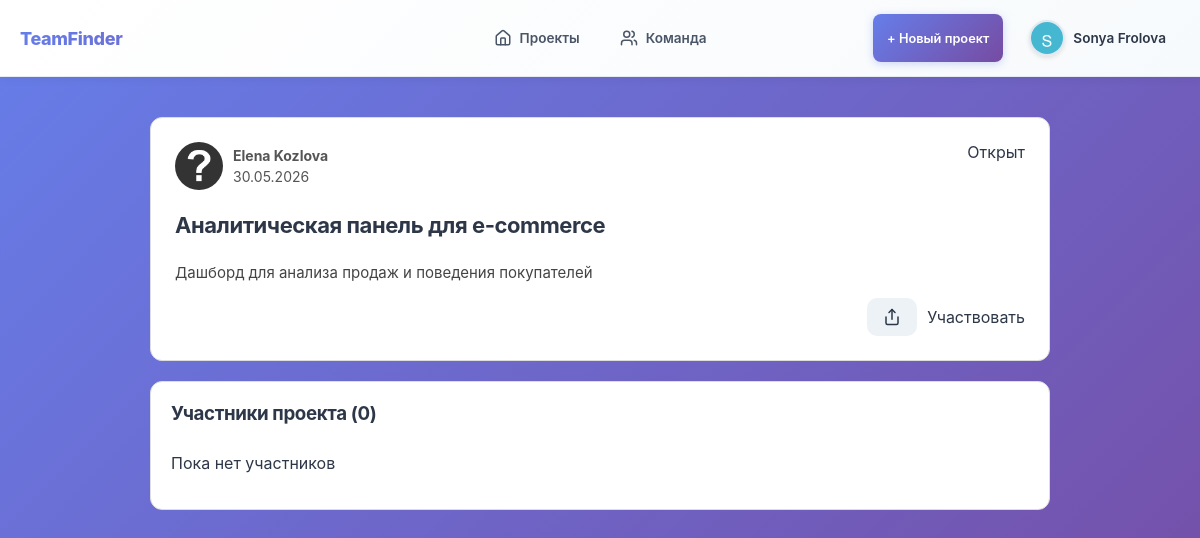
/projects/6/ (signed in), run on the app's committed database.
### users/models.py (models this page shows, shortened)
class User(AbstractUser):
    username = None
    email = models.EmailField(unique=True)
    name = models.CharField(max_length=124)
    surname = models.CharField(max_length=124)
    avatar = models.ImageField(
        upload_to="avatars/", blank=True, null=True
    )
    phone = models.CharField(max_length=12, blank=True)
    github_url = models.URLField(blank=True)
    about = models.TextField(max_length=256, blank=True)
    skills = models.ManyToManyField(Skill, blank=True, related_name="users")
    is_active = models.BooleanField(default=True)
    is_staff = models.BooleanField(default=False)
    USERNAME_FIELD = "email"
    REQUIRED_FIELDS = ["name", "surname"]
    objects = UserManager()

### projects/models.py (models this page shows, shortened)
class Project(models.Model):
    name = models.CharField(max_length=200, verbose_name="Название")
    description = models.TextField(blank=True, verbose_name="Описание")
    owner = models.ForeignKey(
        settings.AUTH_USER_MODEL,
        on_delete=models.CASCADE,
        related_name="owned_projects",
        verbose_name="Владелец",
    )
    created_at = models.DateTimeField(auto_now_add=True, verbose_name="Дата создания")
    github_url = models.URLField(blank=True, verbose_name="Ссылка на GitHub")
    status = models.CharField(
        max_length=6, choices=STATUS_CHOICES, default=STATUS_OPEN, verbose_name="Статус"
    )
    participants = models.ManyToManyField(
        settings.AUTH_USER_MODEL,
        blank=True,
        related_name="participated_projects",
        verbose_name="Участники",
    )
    favorited_by = models.ManyToManyField(
        settings.AUTH_USER_MODEL,
        blank=True,
        related_name="favorite_projects",
        through="Favorite",
        verbose_name="В избранном у",
    )
    required_skills = models.ManyToManyField(
        "users.Skill",
        blank=True,
        related_name="projects",
        verbose_name="Необходимые навыки",
    )
    class Meta:
        ordering = ["-created_at"]
        verbose_name = "Проект"
        verbose_name_plural = "Проекты"

### projects/views.py (the view)
# urls.py: path("<int:project_id>/", views.project_detail, name="project_detail"),
def project_detail(request, project_id):
    project = get_object_or_404(Project.objects.select_related("owner"), id=project_id)
    is_participant = request.user in project.participants.all()
    is_favorited = False
    if request.user.is_authenticated:
        is_favorited = Favorite.objects.filter(
            user=request.user, project=project
        ).exists()
    return render(
        request,
        "projects/project-details.html",
        {
            "project": project,
            "is_participant": is_participant,
            "is_favorited": is_favorited,
        },
    )

### templates/projects/project-details.html (shortened to what this page needs)
{% extends 'base.html' %}
{% load static %}
{% block extra_css %}
<link rel="stylesheet" href="{% static 'css/project_details.css' %}">
{% endblock %}
{% with page_id="project" %}
{% block content %}
<div class="project-container">
    <div class="project-card">
        <div class="project-card-header">
            <a href="/users/{{ project.owner.id }}">
                <div class="project-card-header-left">
                    {% if project.owner.avatar %}
                        <img src="{{ project.owner.avatar.url }}" alt="Аватар автора" class="project-author-avatar">
                    {% else %}
                        <img src="{% static 'images/default-avatar.png' %}" alt="Аватар по умолчанию" class="project-author-avatar">
                    {% endif %}
                    <div class="project-meta">
                        <span class="project-author">{{ project.owner.name }} {{ project.owner.surname }}</span>
                        <span class="project-date">{{ project.created_at|date:"d.m.Y" }}</span>
                    </div>
                </div>
            </a>
            <div class="project-card-header-right">
                <span class="project-status-black">
                    {% if project.status == "open" %}
                        Открыт
                    {% elif project.status == "closed" %}
                        Закрыт
                    {% else %}
                        {{ project.status }}
                    {% endif %}
                </span>
            </div>
        </div>
        <div class="project-card-body">
                <h2 class="project-title">{{ project.name }}</h2>
                <p class="project-description">{{ project.description }}</p>
        </div>
        <div class="project-actions">
            <a href="#"
               class="black-button black-button-share share-button"
               data-url="/projects/{{ project.id }}">
            </a>
            {% if user.id == project.owner.id %}
                <a href="/projects/{{ project.id }}/edit" class="black-button">
                    {% include 'includes/svg/pen.html' %}
                    Редактировать
                </a>
                {% if project.status == "open" %}
                    <button class="black-button" id="complete-project-btn" data-id="{{ project.id }}">
                        Завершить проект
                    </button>
                {% endif %}
            {% else %}
                {% if user.is_authenticated %}
                    <button id="participate-btn" class="black-button"
                            data-project="{{ project.id }}"
                            data-user-id="{{ request.user.id }}"
                            data-user-name="{{ request.user.name }} {{ request.user.surname }}"
                            data-user-avatar="{% if request.user.avatar %}{{ request.user.avatar.url }}{% else %}{% static 'images/default-avatar.png' %}{% endif %}"
                    >
                        {% if request.user in project.participants.all %}
                            Отказаться от участия
                        {% else %}
                            Участвовать
                        {% endif %}
                    </button>
                {% endif %}
            {% endif %}
        </div>
    </div>
    <div class="project-participants-card">
    <h3>Участники проекта (<span id="participants-count" style="display:inline">{{ project.participants.all|length }}</span>)</h3>
    <div id="participants-list" class="participants-list">
        {% for member in project.participants.all %}
        <a href="/users/{{ member.id }}" id="participant-{{ member.id }}">
            <div class="participant-item">
                {% if member.avatar %}
                    <img src="{{ member.avatar.url }}" alt="Аватар" class="participant-avatar">
                {% else %}
                    <img src="{% static 'images/default-avatar.png' %}" alt="Аватар по умолчанию" class="participant-avatar">
                {% endif %}
                <div class="participant-info">
                    <span class="participant-name">{{ member.name }} {{ member.surname }}</span>
                    <span class="participant-role">
                        {% if member.id == project.owner.id %}Автор проекта{% else %}Участник{% endif %}
                    </span>
                </div>
            </div>
        </a>
        {% empty %}
        <p id="no-participants">Пока нет участников</p>
        {% endfor %}
        </div>
    </div>
</div>
{% endblock %}
{% endwith %}

### templates/includes/header.html (shortened to what this page needs)
{% load static %}
<header class="site-header">
    <div class="container">
        <div class="header-content">
            <a href="/projects/list/" class="logo-link">TeamFinder</a>
            <nav class="main-nav">
                <a href="/projects/list/" class="nav-link">
                    <p>Проекты</p>
                </a>
                <a href="/users/list/" class="nav-link">
                    <p>Команда</p>
                </a>
            </nav>
            <div class="user-actions">
                {% if request.user.is_authenticated %}
                <a href="{% url 'projects:create_project' %}" class="action-button nav-link">
                    + Новый проект
                </a>
                <a class="user-menu nav-link">
                    {% if request.user.avatar %}
                        <img src="{{ request.user.avatar.url }}" alt="Аватар пользователя" class="avatar">
                    {% else %}
                        <img src="{% static 'images/default-avatar.png' %}" alt="Аватар по умолчанию" class="avatar">
                    {% endif %}
                    <span class="username">{{ request.user.name }} {{ request.user.surname }}</span>
                </a>
                {% endif %}
            </div>
        </div>
    </div>
</header>

### static/css/base.css (style rules this page uses)
html { overflow-y: scroll; scroll-behavior: smooth; }
body { margin: 0; padding: 0; font-family: 'Inter', 'Roboto', 'Segoe UI', Tahoma, sans-serif; background: linear-gradient(135deg, #667eea 0%, #764ba2 100%); background-attachment: fixed; color: #2d3748; min-height: 100vh; }
h1, h2, h3, h4, h5, h6 { font-weight: 700; letter-spacing: -0.02em; }
a { color: inherit; text-decoration: none; transition: color 0.2s ease; }
button { padding: 0; border: none; font: inherit; color: inherit; background-color: transparent; cursor: pointer; transition: all 0.2s ease; }
.container { max-width: 1280px; margin: 0 auto; padding: 2.5rem; }
span { display: inline-flex; align-items: center; }
.share-button { display: inline-flex; align-items: center; justify-content: center; padding: 10px 16px; background: #edf2f7; border-radius: 10px; transition: all 0.2s ease; }

### static/css/header.css (style rules this page uses)
.site-header { background: linear-gradient(135deg, #ffffff 0%, #f7fafc 100%); border-bottom: 1px solid rgba(226, 232, 240, 0.8); backdrop-filter: blur(10px); position: sticky; top: 0; z-index: 50; font-family: 'Inter', 'Roboto', sans-serif; box-shadow: 0 2px 10px rgba(0, 0, 0, 0.05); }
.container { max-width: 1280px; margin: 0 auto; padding: 14px 20px; display: flex; justify-content: space-between; align-items: center; }
.header-content { display: grid; grid-template-columns: 1fr auto 1fr; align-items: center; gap: 20px; width: 100%; }
.logo-link { font-weight: 800; font-size: 18px; background: linear-gradient(135deg, #667eea 0%, #764ba2 100%); -webkit-background-clip: text; -webkit-text-fill-color: transparent; background-clip: text; text-decoration: none; letter-spacing: -0.02em; }
.main-nav { display: flex; justify-content: center; gap: 12px; }
.nav-link { display: inline-flex; align-items: center; font-size: 0.85rem; color: #4a5568; padding: 8px 14px; border-radius: 8px; transition: all 0.2s cubic-bezier(0.4, 0, 0.2, 1); font-weight: 600; height: 32px; }
.action-button { color: white; background: linear-gradient(135deg, #667eea 0%, #764ba2 100%); font-size: 0.8rem; box-shadow: 0 2px 8px rgba(102, 126, 234, 0.3); }
.user-actions { display: flex; gap: 12px; align-items: center; justify-content: flex-end; }
.user-menu { cursor: pointer; user-select: none; transition: transform 0.2s ease; }
.avatar { width: 32px; height: 32px; border-radius: 50%; object-fit: cover; border: 2px solid #e2e8f0; box-shadow: 0 2px 4px rgba(0, 0, 0, 0.1); }
.username { margin-left: 8px; display: none; font-weight: 600; color: #2d3748; }
@media (min-width: 640px) { .username { display: inline; } }

### static/css/project_details.css (style rules this page uses)
.project-container { max-width: 900px; margin: 0 auto; padding: 40px 20px; }
.project-card { background: #fff; border: 1px solid #ddd; border-radius: 12px; padding: 24px; margin-bottom: 20px; }
.project-card-header { display: flex; align-items: flex-start; gap: 14px; margin-bottom: 12px; justify-content: space-between; }
.project-card-header-left { display: flex; gap: 10px; }
.project-author-avatar { width: 48px; height: 48px; border-radius: 50%; object-fit: cover; }
.project-meta { display: flex; flex-direction: column; justify-content: space-evenly; align-items: flex-start; font-size: 14px; color: #555; }
.project-author { font-weight: 700; }
.project-title { font-size: 22px; font-weight: bold; margin: 10px 0; }
.project-description { font-size: 15px; color: #444; margin-bottom: 16px; }
.project-card-body { display: flex; flex-direction: column; align-items: flex-stat; justify-content: space-between; }
.project-actions { display: flex; flex-wrap: wrap; gap: 10px; justify-content: flex-end }
.project-participants-card { background: #fff; border: 1px solid #ddd; border-radius: 12px; padding: 20px; }
.project-participants-card h3 { margin: 0; }
.participants-list { display: flex; flex-wrap: wrap; gap: 16px; margin-top: 12px; }

### data on the page
User: user.avatar (picture), user.name "Sonya", user.surname "Frolova"
Project: owner.name "Elena", owner.surname "Kozlova", created_at "30.05.2026", name "Аналитическая панель для e-commerce", description "Дашборд для анализа продаж и поведения покупателей", participants.all|length "0"
